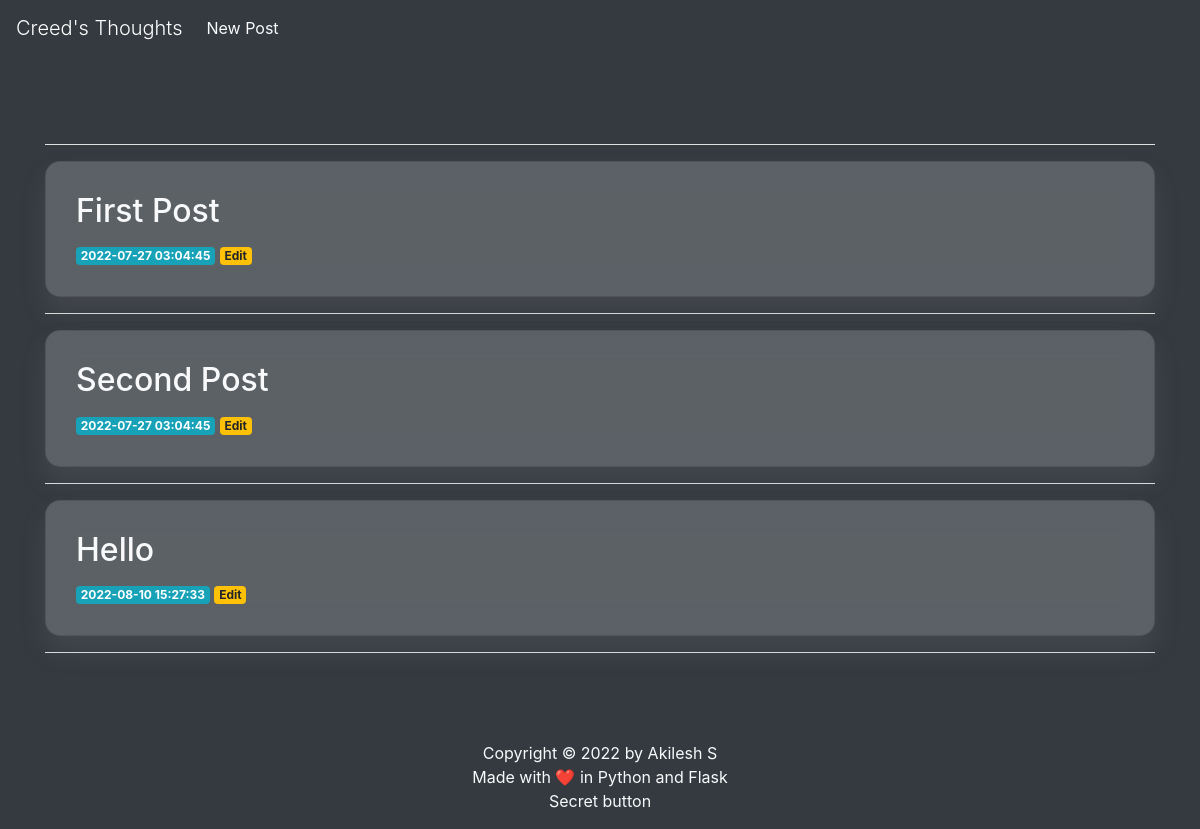
Before: / with the older database file.
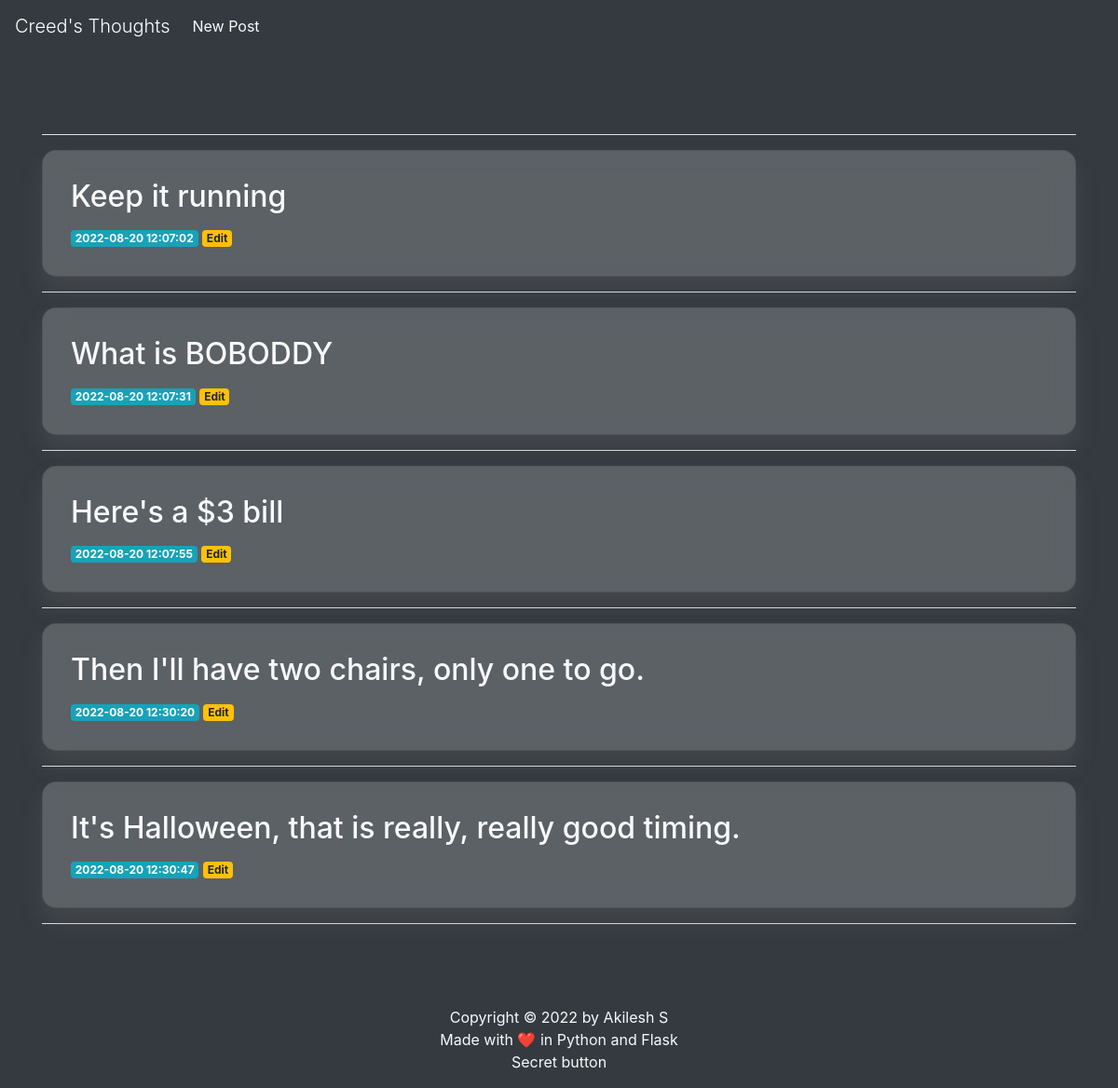
After: the same page with the newer database file.
### tables this page shows
CREATE TABLE posts (
    id INTEGER PRIMARY KEY AUTOINCREMENT,
    created TIMESTAMP NOT NULL DEFAULT CURRENT_TIMESTAMP,
    title TEXT NOT NULL,
    content TEXT NOT NULL
);

### app.py (the view)
@app.route('/')
def index():
    conn = get_db_connection()
    posts = conn.execute('SELECT * FROM posts').fetchall()
    conn.close()
    return render_template('index.html', posts=posts)

### app.py (called while the page is built)
def get_db_connection():
    conn = sqlite3.connect('database.db')
    conn.row_factory = sqlite3.Row
    return conn

### templates/index.html
{% extends 'base.html' %}
{% block content %}
    <br>
    <br>
    <br>
    <hr class="bg-light">
    {% for post in posts %}
        <div class="card">
            <div class="card-body">
                <a href="{{ url_for('post', post_id=post['id']) }}">
                    <h2 class="card-title text-light">{{ post['title'] }}</h2>
                </a>
                <span class="badge badge-info align-right">{{ post['created'] }}</span>
                <a href="{{url_for('edit',id=post['id'])}}">
                    <span class="badge badge-warning">Edit</span>
                </a>
        </div>
        </div>
        <hr class="bg-light">
    {% endfor %}
{% endblock %}

### templates/base.html (shortened to what this page needs)
<!DOCTYPE html>
<html>
<head>
    <link rel="stylesheet" href="https://stackpath.bootstrapcdn.com/bootstrap/4.3.1/css/bootstrap.min.css">
    <link rel="stylesheet" href="/static/css/main.css">
</head>
<body class="bg-dark bg-gradient">
    <nav class="navbar navbar-expand-md navbar-dark bg-dark">
        <a class="navbar-brand display-1" href="{{ url_for('index')}}">Creed's Thoughts</a>
        <div class="collapse navbar-collapse" id="navbarNav">
            <ul class="navbar-nav">
                <li class="nav-item">
                    <a class="nav-link text-light" href="{{url_for('create')}}">New Post</a>
                </li>
            </ul>
        </div>
    </nav>
    <div class="container">
        {% block content %} {% endblock %}
    </div>
    <br><br><br>
    <footer class="text-light">
        <div style="text-align: center;">
            <p>
                Copyright © 2022 by Akilesh S <br> Made with ❤️ in Python and Flask
                <br><a class="text-light" href="https://www.shorturl.at/hLN25">Secret button</a>
            </p>
        </div>
    </footer>
</body>
</html>

### static/css/main.css (style rules this page uses)
.card { align-self: center; width: auto; box-shadow: 0 15px 25px rgba(129, 124, 124, 0.2); height: auto; border-radius: 15px; backdrop-filter: blur(14px); background-color: rgba(255, 255, 255, 0.2); padding: 10px; }

Changed rows visible on the page:
removed posts: title "First Post", created "2022-07-27 03:04:45"
removed posts: title "Second Post", created "2022-07-27 03:04:45"
removed posts: title "Hello", created "2022-08-10 15:27:33"
added posts: title "Keep it running", created "2022-08-20 12:07:02"
added posts: title "What is BOBODDY", created "2022-08-20 12:07:31"
added posts: title "Here's a $3 bill", created "2022-08-20 12:07:55"
added posts: title "Then I'll have two chairs, only one to go.", created "2022-08-20 12:30:20"
added posts: title "It's Halloween, that is really, really good timing.", created "2022-08-20 12:30:47"
